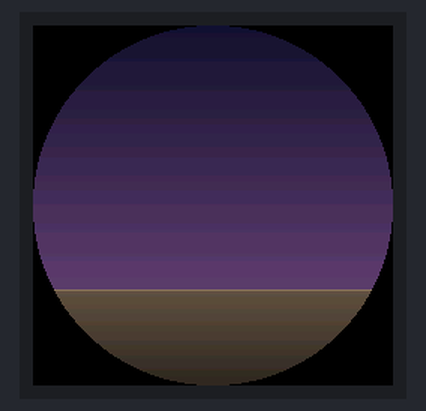
A program run on a simulated ESP32 board running MicroPython. Parts: 240×240 colour display. Random numbers come from a fixed seed; library files of the repository ran but are not shown: gc9a01.py; what the program prints to the serial console is not drawn.

Above: at 1.4 s.
At 3.8 s:
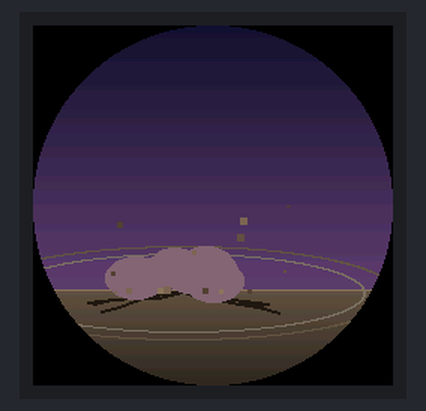
At 6.8 s:
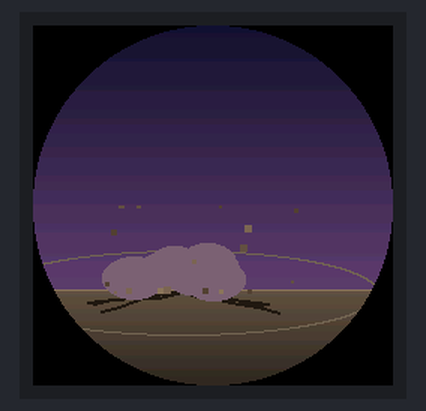
At 9.5 s:
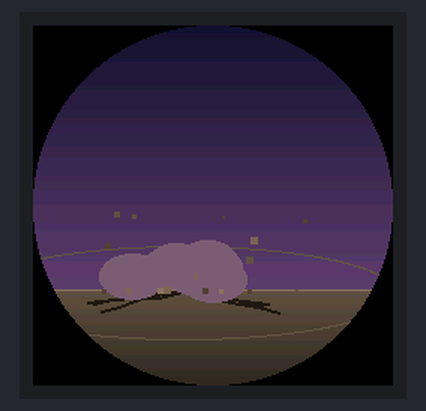
At 12.6 s:
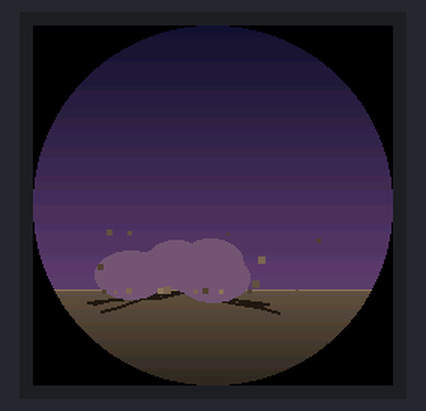
At 15.7 s:
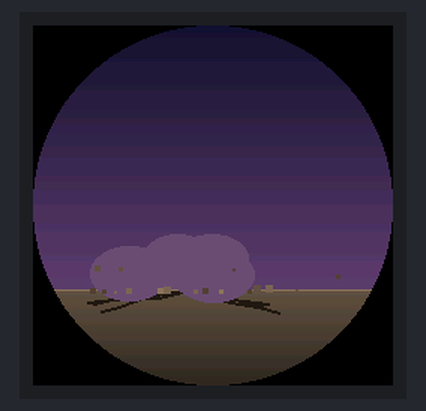

The program:

main.py
```python
import mace
mace.run()
```

mace.py
```python
# Spiked mace smash animation for the GC9A01 round display.
import framebuf, math, random, time, gc, micropython
from array import array
from gc9a01 import GC9A01, rgb, W, H

GROUND = 176
PX, PY = 178.0, 128.0                 # pivot (grip)
LH = 85.0                             # pivot -> head centre
PHI_I = math.atan2(34, -78)           # head resting on the ground
PHI_R = PHI_I + math.radians(110)     # raised
BACK = math.radians(6)
IX, IY = 100, GROUND                  # impact point
T_LOOP, T_RAISE, T_HOLD, T_SWING = 3.0, 0.9, 1.25, 1.5
MARGIN = 16


def mixc(a, b, t):
    t = 0.0 if t < 0 else (1.0 if t > 1 else t)
    return (int(a[0] + (b[0] - a[0]) * t), int(a[1] + (b[1] - a[1]) * t), int(a[2] + (b[2] - a[2]) * t))


def mix(a, b, t):
    return rgb(*mixc(a, b, t))


def ease_io(t):
    return t * t * (3 - 2 * t)


# ---- palette ----
SKY_TOP, SKY_HOR = (22, 18, 48), (96, 62, 112)
GR_TOP, GR_BOT, GR_EDGE = (98, 82, 66), (48, 40, 34), (140, 118, 92)
STEEL, STEEL_D, STEEL_L, HILITE = (150, 156, 168), (82, 88, 100), (196, 202, 214), (240, 244, 255)
WOOD, LEATHER, GOLD, GOLD_D = (122, 80, 44), (66, 42, 28), (212, 168, 64), (150, 112, 36)
DUST, CRACK, WHITE, FLASHY = (176, 154, 124), (34, 26, 22), (255, 255, 255), (255, 226, 120)
TRAIL_BG = (70, 50, 96)


def bg_row(y):
    if y < GROUND:
        return mixc(SKY_TOP, SKY_HOR, y / GROUND)
    if y == GROUND:
        return GR_EDGE
    return mixc(GR_TOP, GR_BOT, (y - GROUND) / (H - GROUND))


BG = array("H", [rgb(*bg_row(min(H - 1, max(0, y - MARGIN)))) for y in range(H + 2 * MARGIN)])
BGF = array("H", [rgb(*mixc(bg_row(min(H - 1, max(0, y - MARGIN))), WHITE, 0.55)) for y in range(H + 2 * MARGIN)])

# ---- pixel-art mace sprite (18x18 palette indices, 0 = transparent) ----
SPRITE = b'\x00\x00\x00\x00\x00\x00\x00\x00\x00\x00\x00\x00\x01\x01\x00\x00\x00\x00\x00\x00\x00\x00\x00\x00\x00\x00\x00\x00\x01\x01\x04\x03\x01\x01\x00\x00\x00\x00\x00\x00\x00\x00\x00\x00\x00\x01\x04\x04\x04\x03\x03\x03\x01\x00\x00\x00\x00\x00\x00\x00\x00\x00\x00\x01\x04\x05\x05\x03\x03\x03\x01\x00\x00\x00\x00\x00\x00\x00\x00\x00\x01\x04\x04\x05\x03\x03\x03\x02\x03\x01\x00\x00\x00\x00\x00\x00\x00\x00\x01\x03\x03\x03\x03\x03\x02\x02\x02\x01\x00\x00\x00\x00\x00\x00\x00\x00\x00\x01\x03\x03\x03\x02\x02\x02\x01\x00\x00\x00\x00\x00\x00\x00\x00\x00\x00\x01\x03\x03\x02\x02\x02\x02\x01\x00\x00\x00\x00\x00\x00\x00\x00\x00\x01\t\t\x01\x02\x02\x01\x01\x00\x00\x00\x00\x00\x00\x00\x00\x00\x01\t\t\x01\x00\x01\x01\x00\x00\x00\x00\x00\x00\x00\x00\x00\x00\x01\x06\x07\x01\x00\x00\x00\x00\x00\x00\x00\x00\x00\x00\x00\x00\x00\x01\x07\x08\x01\x00\x00\x00\x00\x00\x00\x00\x00\x00\x00\x00\x00\x00\x01\x06\x07\x01\x00\x00\x00\x00\x00\x00\x00\x00\x00\x00\x00\x00\x00\x01\x07\x08\x01\x00\x00\x00\x00\x00\x00\x00\x00\x00\x00\x00\x00\x01\x01\x06\x07\x01\x00\x00\x00\x00\x00\x00\x00\x00\x00\x00\x00\x00\x01\n\n\x08\x01\x00\x00\x00\x00\x00\x00\x00\x00\x00\x00\x00\x00\x00\x01\n\n\x01\x00\x00\x00\x00\x00\x00\x00\x00\x00\x00\x00\x00\x00\x00\x00\x01\x01\x00\x00\x00\x00\x00\x00\x00\x00\x00\x00\x00\x00\x00\x00\x00'
SN = 18
SPAL = array("H", [0] + [rgb(*c) for c in (
    (24, 22, 30),      # 1 outline
    (64, 66, 78),      # 2 head dark
    (104, 108, 122),   # 3 head mid
    (152, 158, 172),   # 4 head light
    (214, 220, 232),   # 5 highlight
    (226, 220, 196),   # 6 handle light
    (176, 166, 140),   # 7 handle mid
    (118, 108, 88),    # 8 handle dark
    (86, 160, 170),    # 9 collar
    (60, 62, 72),      # 10 pommel
)])
PIV_U, PIV_V = 2.5, 15.0            # grip texel
HEAD_U, HEAD_V = 13.0, 5.0          # head centre texel
AXIS = math.atan2(HEAD_V - PIV_V, HEAD_U - PIV_U)
SCALE = LH / math.sqrt((HEAD_U - PIV_U) ** 2 + (HEAD_V - PIV_V) ** 2)
C_CRACK = rgb(*CRACK)
SPRM = array("i", [0] * 12)

# ---- effects (deterministic) ----
random.seed(3)
DEBRIS = []
for _ in range(18):
    vx = random.uniform(-170, 170)
    vy = random.uniform(-300, -110)
    tl = (-vy + math.sqrt(vy * vy + 4 * 350 * 7)) / 700  # time until it lands on GROUND+3
    DEBRIS.append((vx, vy, tl, random.choice((2, 3, 3, 4, 5)),
                   rgb(*random.choice((GR_TOP, GR_EDGE, (120, 100, 80), (80, 66, 54))))))
PUFFS = [(random.uniform(-26, 26), random.uniform(-10, 2), random.uniform(-40, 40), random.uniform(4, 8))
         for _ in range(7)]
CRACKS = []
for k in range(6):
    side = -1 if k % 2 else 1
    pts = [(IX, IY + 1)]
    x, y = IX, IY + 1
    for _ in range(4):
        x += side * random.uniform(9, 20)
        y += random.uniform(0, 6)
        pts.append((x, min(y, H - 1)))
    CRACKS.append(pts)


def add_mace(ops, phi, ghost=None):
    ops.append(("s", phi - AXIS, -1 if ghost is None else ghost))


@micropython.viper
def raster(buf, prm, tex, pal):
    # nearest-neighbour rotated sprite blit via inverse mapping (16.16 fixed point)
    b = ptr16(buf); p = ptr32(prm); t = ptr8(tex); pl = ptr16(pal)
    x0 = p[0]; x1 = p[1]; y0 = p[2]; y1 = p[3]
    urow = p[4]; vrow = p[5]; A = p[6]; B = p[7]; C = p[8]; D = p[9]
    solid = p[10]; sn = p[11]
    hi = sn << 16
    y = y0
    while y < y1:
        u = urow; v = vrow
        i = y * 240 + x0
        x = x0
        while x < x1:
            if u >= 0 and u < hi and v >= 0 and v < hi:
                k = t[(v >> 16) * sn + (u >> 16)]
                if k != 0:
                    if solid >= 0:
                        b[i] = solid
                    else:
                        b[i] = pl[k]
            u += A; v += C; i += 1; x += 1
        urow += B; vrow += D
        y += 1


def blit_sprite(buf, rows, theta, solid, sx, dy):
    c, s = math.cos(theta), math.sin(theta)
    px, py = PX + sx, PY + dy
    xs = []; ys = []
    for u, v in ((0, 0), (SN, 0), (0, SN), (SN, SN)):
        du, dv = (u - PIV_U) * SCALE, (v - PIV_V) * SCALE
        xs.append(px + du * c - dv * s); ys.append(py + du * s + dv * c)
    x0 = max(0, int(min(xs)) - 1); x1 = min(W, int(max(xs)) + 2)
    y0 = max(0, int(min(ys)) - 1); y1 = min(rows, int(max(ys)) + 2)
    if x0 >= x1 or y0 >= y1:
        return
    dx = x0 + 0.5 - px; dyy = y0 + 0.5 - py
    p = SPRM; F = 65536
    p[0] = x0; p[1] = x1; p[2] = y0; p[3] = y1
    p[4] = int((PIV_U + (dx * c + dyy * s) / SCALE) * F)
    p[5] = int((PIV_V + (-dx * s + dyy * c) / SCALE) * F)
    p[6] = int(c / SCALE * F); p[7] = int(s / SCALE * F)
    p[8] = int(-s / SCALE * F); p[9] = int(c / SCALE * F)
    p[10] = solid; p[11] = SN
    raster(buf, p, SPRITE, SPAL)


def star(cx, cy, ro, ri, n, rot):
    pts = array("h", [0] * (4 * n))
    for k in range(2 * n):
        r = ro if k % 2 == 0 else ri
        a = rot + k * math.pi / n
        pts[2 * k] = int(cx + r * math.cos(a))
        pts[2 * k + 1] = int(cy + r * math.sin(a) * 0.8)
    return pts


def build(t):
    """Return (ops, shake_x, shake_y, flash) for animation time t."""
    ops = []
    sx = sy = 0
    flash = False
    if t < T_RAISE:
        phi = PHI_I + (PHI_R - PHI_I) * ease_io(t / T_RAISE)
    elif t < T_HOLD:
        phi = PHI_R + BACK * ease_io((t - T_RAISE) / (T_HOLD - T_RAISE))
    elif t < T_SWING:
        u = (t - T_HOLD) / (T_SWING - T_HOLD)
        phi = PHI_R + BACK - (PHI_R + BACK - PHI_I) * u * u * u
    else:
        d = t - T_SWING
        phi = PHI_I + (math.radians(7) * math.sin(d / 0.2 * math.pi) if d < 0.2 else 0)

    if t >= T_SWING:
        d = t - T_SWING
        if d < 0.3:
            amp = 7 * (1 - d / 0.3)
            sx = int(random.uniform(-amp, amp)); sy = int(random.uniform(-amp, amp))
        flash = d < 0.07
        # cracks: grow, then fade back into the ground
        if d < 1.3:
            f = min(1.0, d / 0.12)
            col = C_CRACK if d < 0.9 else mix(CRACK, GR_TOP, (d - 0.9) / 0.4)
            for pts in CRACKS:
                n = 1 + int(f * (len(pts) - 1) + 0.999)
                for i in range(n - 1):
                    x0, y0 = pts[i]; x1, y1 = pts[i + 1]
                    ops.append(("l", int(x0), int(y0), int(x1), int(y1), col))
                    ops.append(("l", int(x0), int(y0) + 1, int(x1), int(y1) + 1, col))
        # shockwave rings
        for delay, thick in ((0.0, 3), (0.09, 2)):
            dd = d - delay
            if 0 <= dd < 0.55:
                rx = int(14 + 240 * dd)
                ry = max(2, int(rx * 0.22))
                col = mix(WHITE, GR_TOP, dd / 0.55)
                for k in range(thick):
                    ops.append(("e", IX, IY + 2, rx - k, ry, col, False))
        # dust behind
        if d < 0.95:
            for ox, oy, vx, r0 in PUFFS:
                r = int(r0 + 24 * d)
                ops.append(("e", int(IX + ox + vx * d), int(IY + oy - 14 * d), r, int(r * 0.7),
                            mix(DUST, SKY_HOR, d / 0.95), True))

    # motion trail during the swing
    if T_HOLD + 0.08 < t < T_SWING + 0.05:
        for k in (3, 2, 1):
            ops_phi = phi + k * 0.2
            add_mace(ops, ops_phi, ghost=mix(STEEL, TRAIL_BG, 0.35 + 0.17 * k))
    add_mace(ops, phi)

    if t >= T_SWING:
        d = t - T_SWING
        # flying rock debris, settling as rubble
        if d < 1.35:
            for vx, vy, tl, sz, col in DEBRIS:
                tt = min(d, tl)
                x = IX + vx * tt
                y = IY - 4 + vy * tt + 350 * tt * tt
                ops.append(("r", int(x), int(y) - sz, sz, sz, col))
        # impact starburst
        if d < 0.16:
            k = d / 0.16
            ops.append(("p", star(IX, IY - 6, 46 * (1 - 0.4 * k), 16, 9, d * 4), mix(WHITE, FLASHY, k * 1.5)))
            ops.append(("e", IX, IY - 6, int(14 * (1 - k)) + 2, int(10 * (1 - k)) + 2, rgb(255, 255, 255), True))
    return ops, sx, sy, flash


@micropython.viper
def bg_fill(buf, bg, start: int, rows: int):
    b = ptr16(buf); s = ptr16(bg)
    y = 0
    while y < rows:
        c = s[start + y]
        i = y * 240; e = i + 240
        while i < e:
            b[i] = c
            i += 1
        y += 1


def run(seconds=0):
    lcd = GC9A01()
    gc.collect()
    buf = None
    for rows in (120, 80, 60, 40):
        try:
            buf = bytearray(W * rows * 2); break
        except MemoryError:
            gc.collect()
    fb = framebuf.FrameBuffer(buf, W, rows, framebuf.RGB565)
    print("strip rows", rows)
    t0 = time.ticks_ms(); last = t0; frames = 0
    while True:
        now = time.ticks_ms()
        t = (time.ticks_diff(now, t0) / 1000) % T_LOOP
        ops, sx, sy, flash = build(t)
        bg = BGF if flash else BG
        lcd.begin()
        for oy in range(0, H, rows):
            bg_fill(buf, bg, oy - sy + MARGIN, rows)
            dy = sy - oy
            for op in ops:
                k = op[0]
                if k == "p":
                    fb.poly(sx, dy, op[1], op[2], True)
                elif k == "e":
                    fb.ellipse(op[1] + sx, op[2] + dy, op[3], op[4], op[5], op[6])
                elif k == "l":
                    fb.line(op[1] + sx, op[2] + dy, op[3] + sx, op[4] + dy, op[5])
                elif k == "s":
                    blit_sprite(buf, rows, op[1], op[2], sx, dy)
                else:
                    fb.fill_rect(op[1] + sx, op[2] + dy, op[3], op[4], op[5])
            lcd.write(buf)
        lcd.end()
        frames += 1
        if time.ticks_diff(now, last) >= 3000:
            print("fps %.1f" % (frames * 1000 / time.ticks_diff(now, last)))
            frames = 0; last = now
        if seconds and time.ticks_diff(now, t0) > seconds * 1000:
            break
```

Measured:
- what the display in image 1 shows lasts 0.6 s, from 3.7 s to 4.3 s
- what the display in image 3 shows lasts 1.1 s, from 9.4 s to 10.5 s
- what the display in image 4 shows lasts 1.1 s, from 12.5 s to 13.6 s
